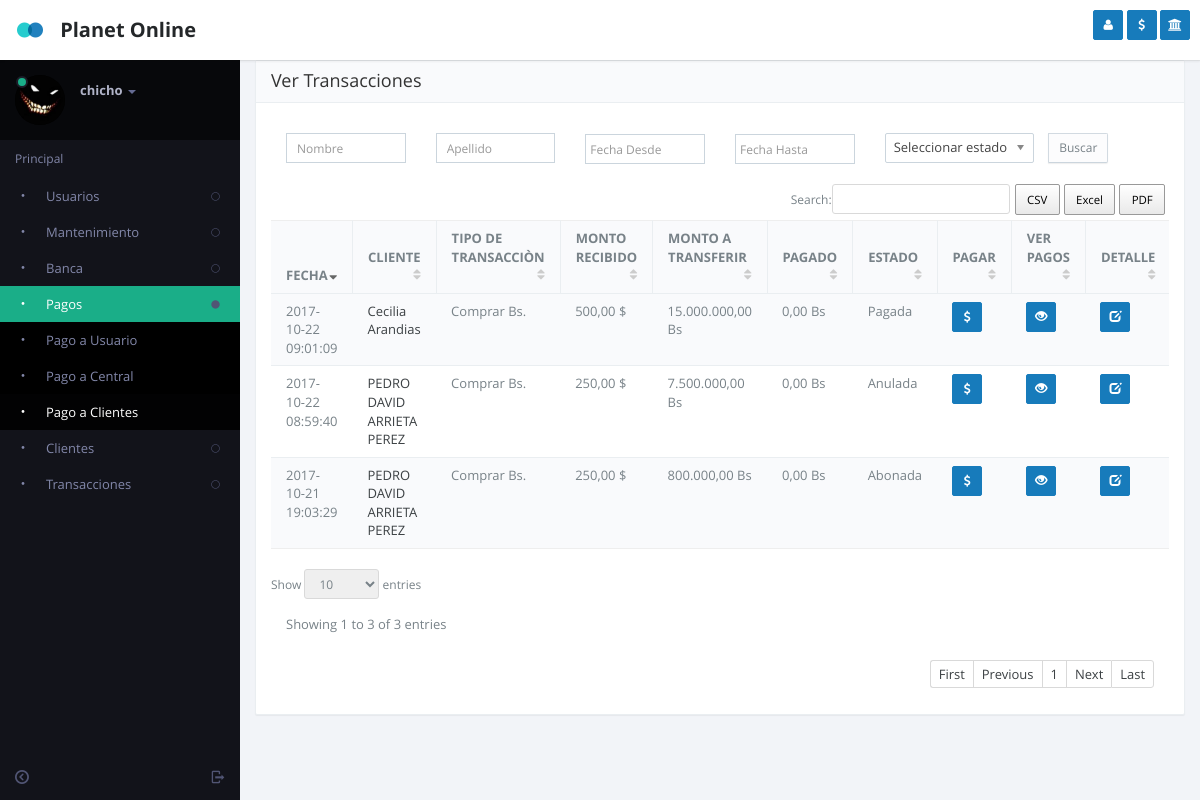
Before: /pay_customers_transactions.php (signed in) with the older database file.
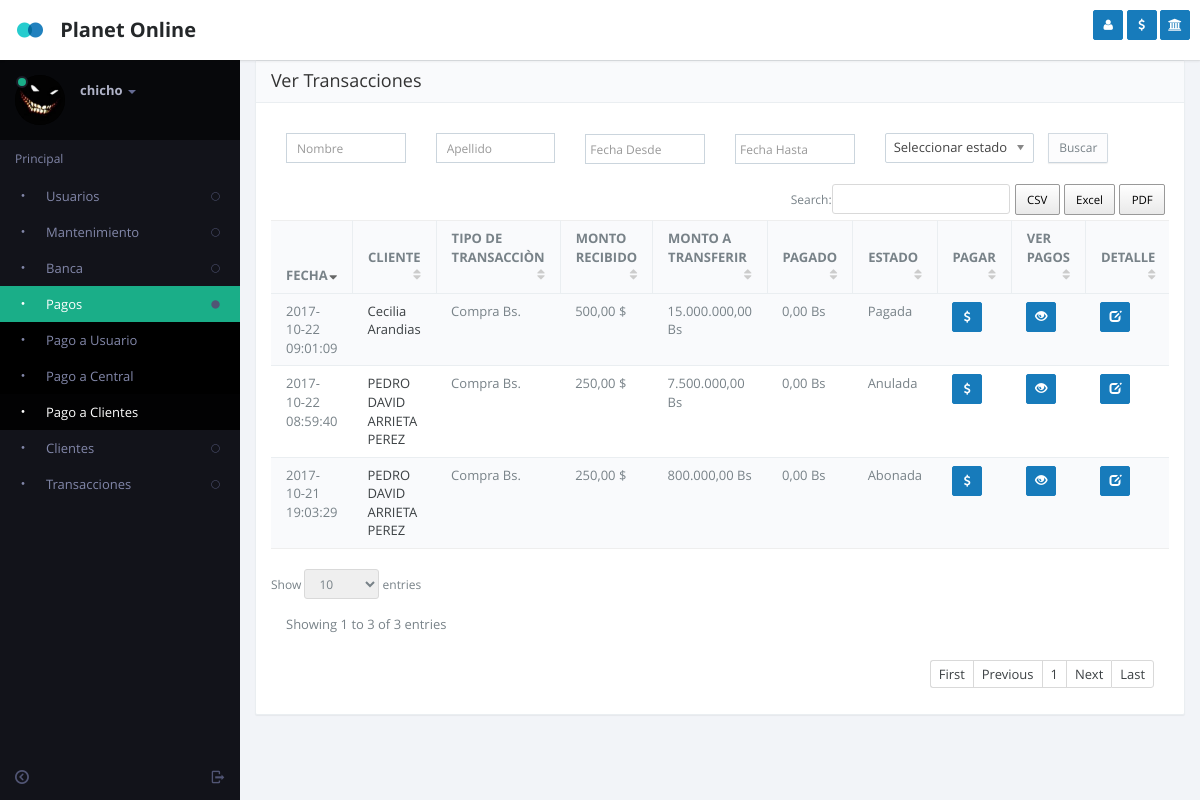
After: the same page with the newer database file.
### tables this page shows
CREATE TABLE `transaction` (
  `id` int(11) NOT NULL,
  `id_type_transaction` int(11) NOT NULL,
  `id_customer` int(11) NOT NULL,
  `id_user_register` int(11) NOT NULL,
  `date_time` datetime NOT NULL DEFAULT CURRENT_TIMESTAMP,
  `amount` decimal(11,2) NOT NULL,
  `id_type_coin` int(11) NOT NULL,
  `price_dollar` decimal(11,2) NOT NULL,
  `messaje` text NOT NULL,
  `stat` int(11) NOT NULL,
  `amount_transfer` decimal(11,2) NOT NULL,
  `remaining` decimal(11,2) NOT NULL
);

CREATE TABLE `type_transaction` (
  `id` int(11) NOT NULL,
  `name` varchar(50) NOT NULL,
  `stat` int(11) NOT NULL
);

CREATE TABLE `customer` (
  `id` int(11) NOT NULL,
  `name` varchar(50) NOT NULL,
  `last_name` varchar(50) NOT NULL,
  `email` varchar(100) NOT NULL,
  `phone` varchar(50) NOT NULL,
  `id_reside_country` int(11) NOT NULL,
  `image` varchar(250) NOT NULL,
  `stat` int(11) NOT NULL,
  `create_date` timestamp NOT NULL DEFAULT CURRENT_TIMESTAMP,
  `id_user_create` int(11) NOT NULL
);

### include/defs.php (called while the page is built, shortened)
<?php
	function MySQLQuery($query)
	{
		$success= mysql_db_query($GLOBALS["DB_DBName"], $query);
		return $success;
	}
	function GetRecords($sql)
	{
		$check=MySQLQuery($sql);
		$return=array();
		$i=0;
		while ($row = mysql_fetch_array($check))
		 {
			$return[$i]=$row;
			$i++;
		}
		return $return;
	}
?>

### pay_customers_transactions.php (the view, shortened to what the changed rows need)
<?php
    include("include/defs.php");
    include("header.php");
    $where = "where (1=1)";
      $arrUser = GetRecords("SELECT
                              transaction.id,
                              transaction.date_time,
                              transaction.amount,
                              transaction.amount_transfer,
                              transaction.stat,
                              transaction.messaje,
                              transaction.paidout,
                              customer.id as id_customer,
                              customer.name,
                              customer.last_name,
                              customer.phone,
                              type_transaction.name as name_type_transaction,
                              case transaction.stat
                              when 1 then 'Pendiente por Pago'
                              when 2 then 'Abonada'
                              when 3 then 'Pagada'
                              when 4 then 'Anulada'
                              end as transaction_status
                              FROM transaction inner join customer on transaction.id_customer = customer.id
                              				         inner join type_transaction on transaction.id_type_transaction = type_transaction.id
                              $where");
?>
	<section id="content">
          <section class="vbox">
            <section class="scrollable padder">
              <section class="panel panel-default">
                <div class="panel-body">
                    <div class="table-responsive">
                        <table class="table table-striped b-t b-light" data-ride="datatables">
                          <thead>
                            <tr>
                              <th>FECHA</th>
                              <th>CLIENTE</th>
                              <th>TIPO DE TRANSACCIÒN</th>
                              <th>MONTO RECIBIDO</th>
                              <th>MONTO A TRANSFERIR</th>
                              <th>PAGADO</th>
                              <th>ESTADO</th>
                              <th>PAGAR</th>
                              <th>VER PAGOS</th>
                              <th>DETALLE</th>
                            </tr>
                          </thead>
                          <tbody>
                          <?PHP
                            foreach ($arrUser as $key => $value) { ?>
                          <tr>
                              <td class="tbdata"> <?php echo $value['date_time']?> </td>
                              <td class="tbdata">
                                <a href="modal-customer.php?id=<?php echo $value['id_customer']?>" title="Ver usuario" data-toggle="ajaxModal"><?php echo $value['name'].' '.$value['last_name']?></a>
                              </td>
                              <td class="tbdata"> <?php echo $value['name_type_transaction']?> </td>
                              <td class="tbdata"> <?php echo number_format($value['amount'], 2, ',', '.')?> $</td>
                              <td class="tbdata"> <?php echo number_format($value['amount_transfer'], 2, ',', '.')?> Bs</td>
                              <td class="tbdata"> <?php echo number_format($value['paidout'], 2, ',', '.')?> Bs</td>
                              <td class="tbdata"> <?php echo $value['transaction_status']?> </td>
                              <td>
                                <a href="modal-pay.php?id=<?php echo $value['id']?>" title="Agregar una nota" data-toggle="ajaxModal" class="btn btn-sm btn-icon btn-primary"><i class="fa fa-dollar"></i></a>
                              </td>
                              <td>
                                <a href="modal-detail-pay.php?id=<?php echo $value['id']?>" title="Agregar una nota" data-toggle="ajaxModal" class="btn btn-sm btn-icon btn-primary"><i class="glyphicon glyphicon-eye-open"></i></a>
                              </td>
                              <td>
                                <a href="modal-edit-transaction.php?id=<?php echo $value['id']?>" title="Eliminar" data-toggle="ajaxModal" class="btn btn-sm btn-icon btn-primary"><i class="glyphicon glyphicon-edit"></i></a>
                              </td>
                          </tr>
                          <?php
                          }
                          ?>
                          </tbody>
                        </table>
                    </div>
                </div>
              </section>
            </section>
        </section>
    </section>
<?php
	include("footer.php");
?>

Changed rows visible on the page:
changed through a linked row, transaction (number 1 of 3 on the later page): id_type_transaction.name "Comprar Bs." → "Compra Bs."
changed through a linked row, transaction (number 2 of 3 on the later page): id_type_transaction.name "Comprar Bs." → "Compra Bs."
changed through a linked row, transaction "Cecilia": id_type_transaction.name "Comprar Bs." → "Compra Bs."
